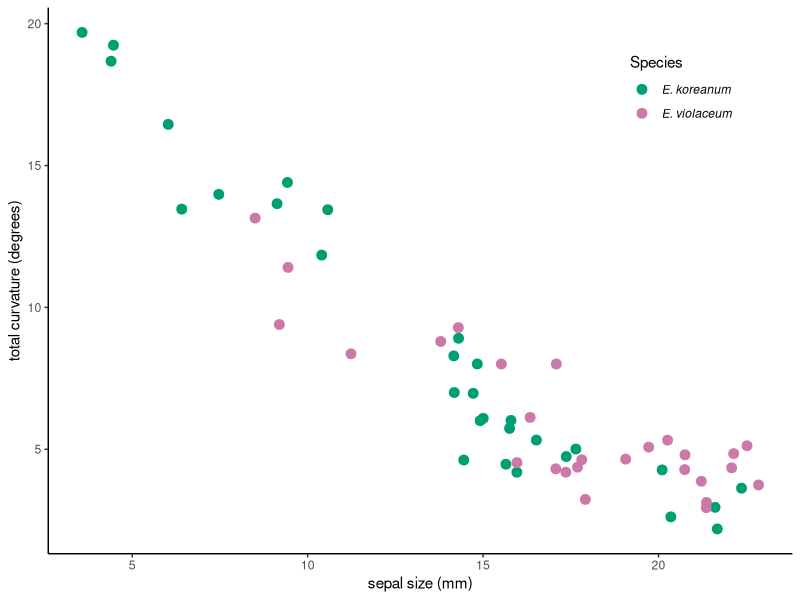
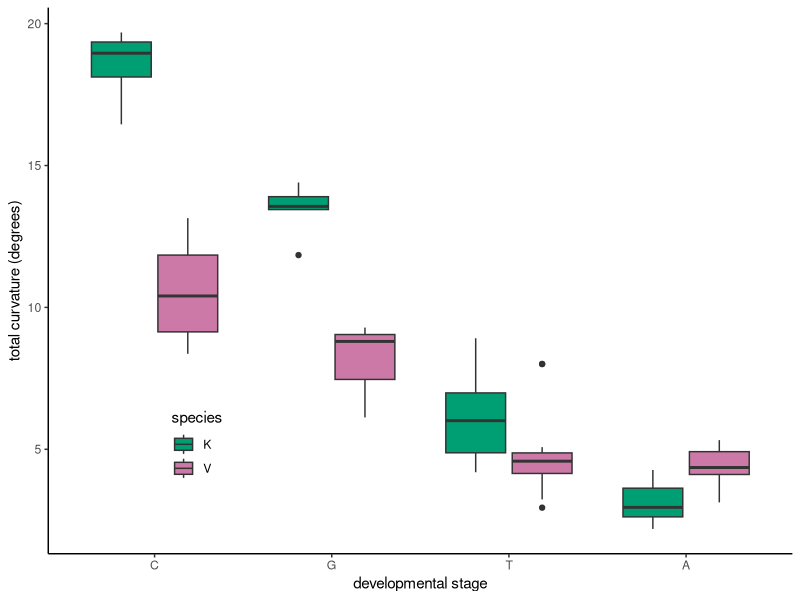
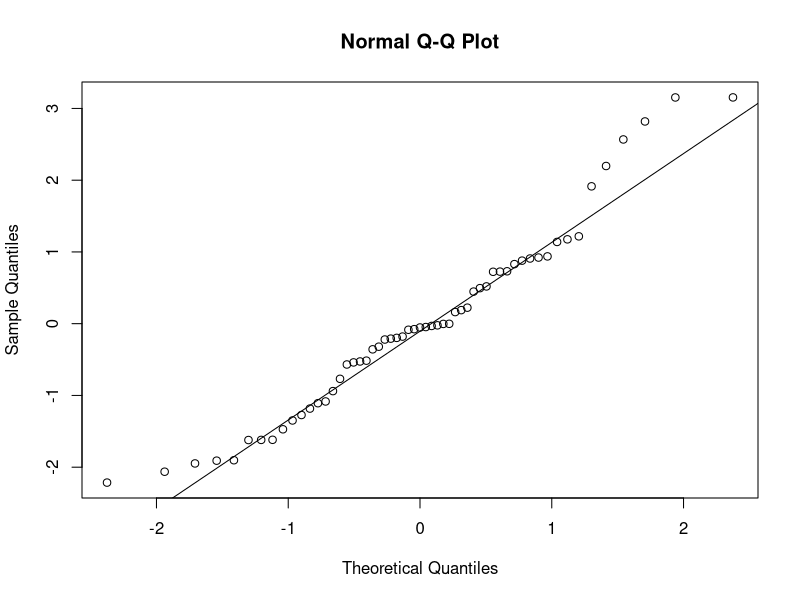

Here is the R script that generated these plots, in order:
library(emmeans)
library(here)
library(tidyverse)
here=here::here

# -----------------
# import data ####

# size data
# K_1_2_1 is missing because
# there is no curvature data
size_data<-
  read.csv(
  here("data/epimedium_curv_size_data_nogran.csv"), header=TRUE) %>% 
  tibble() %>% 
  rename(name = species_individual_panicle_flower)
  

# dorsal curvature data
curv_data <-
  read.csv(
  here("data/epimedium_adj_curvature_dorsal.csv"), header=TRUE) %>% 
  tibble() %>% 
  select(2:4) 

# check IDs
identical(size_data$name, curv_data$name)



# --------------------
# tidy data


# merge curvature and size data into one tibble
curv_size_data <-
  left_join(curv_data, size_data, by ='name') %>% 
  as_tibble() %>% 
  mutate(species = str_extract(name, "[A-Z]+")) %>%  # extacts uppercase letters from strings
  mutate(new_stage = case_when(
    stage == "E" ~ "C",
    stage == "G" ~ "G",
    stage == "ND" | stage == "F" | stage == "N" | stage == "O" ~ "T",
    stage == "P" | stage == "D" | stage == "A" ~ "A"))

# isolate numeric identifiers
csids <-
  curv_size_data %>% 
  mutate(identity = str_replace(name,  "[a-z]+", "")) %>% #removes alphabet and leaves identifiers 
  mutate(identity = str_replace(identity, substr(identity, 1, 1), ""))  #remove leading "_" from ID strings

# add identifiers to a list
ID_matrix <- str_split_fixed(csids$identity, "_", n=3) #matrix of IDs in SIPC format

# add individual identity
curv_size_data <-
  csids %>%
  mutate(spp_ind_ID = paste(ID_matrix[,2], species, sep=""))


# -------------------------
# plotting


# colours from http://www.cookbook-r.com/Graphs/Colors_(ggplot2)/ 
colour_ids <-
  c(replicate(30, "#E69F00"), #31 E. koreanum samples
    replicate(27, "#56B4E9")) #27 E. violaceum samples

# plot size vs curvature
ggplot(
  data=curv_size_data, 
  aes(x=arclength, y=total_curvature)) +
  geom_point(
    aes(colour=factor(species)), size=3) +
  labs(x = "sepal size (mm)", 
       y = "total curvature (degrees)",
       colour = "species") +
  scale_colour_manual(name= "Species", 
                      breaks = c("K", "V"), 
                      labels = c(expression(italic("E. koreanum")), 
                                 expression(italic("E. violaceum"))),
                      values = c("#009E73", "#CC79A7")) +
  theme_bw() + 
  theme(panel.border = element_blank(), 
        panel.grid.major = element_blank(),
        panel.grid.minor = element_blank(), 
        axis.line = element_line(colour = "black"), 
        legend.position=c(.85, .85))



# plot stage vs curvature

ggplot() +
  theme(panel.border = element_blank(),    # generally minimal theme
        panel.background = element_blank(),
        panel.grid.major = element_blank(),
        panel.grid.minor = element_blank(), 
        axis.line = element_line(colour = "black"), 
        legend.position=c(.2, .2)) +
  geom_boxplot(
    data=curv_size_data, 
    aes(y=total_curvature,
        x=factor(new_stage, levels=c("C", "G", "T", "A")),
        fill=species)) +
    labs(x = "developmental stage", 
       y = "total curvature (degrees)") +
    scale_fill_manual(values=c("#009E73", "#CC79A7")) + # fill boxplot colours
    scale_colour_manual(name= "Species", # legend
                    breaks = c("K", "V"), 
                    labels = c(expression(italic("E. koreanum")), 
                               expression(italic("E. violaceum"))))



# ---------------------------
# Fit model for K ~ stage

# random effect (individual) has variance (nearly) zero
# see ?isSingular for details
model3 <- 
  lmerTest::lmer(total_curvature ~ new_stage*species + (1|spp_ind_ID), data = curv_size_data)

qqnorm(resid(model3))
qqline(resid(model3))

# refit model without random effect (gives very similar results)
model4 <- lm(total_curvature ~ new_stage*species, data = curv_size_data)

# pairwise comparisons of means
tukey_results4 <-
  emmeans(model4, pairwise ~ new_stage*species, adjust = "tukey")

# save as data frame
tableS6 <- 
  tukey_results4$contrasts %>% 
  as.data.frame()

 write.csv(tableS6, file=(here("data/new_Table_S6.csv")))

# significant differences in curvature occur between A,K-G,V and A,K-G,K
# contrast   estimate        SE        df    t.ratio      p.value
# A,K - G,K -51.569812 11.192188 46.642733 -4.6076615 0.0007762599
# A,K - G,V -54.674546 14.510831 20.741669 -3.7678438 0.0209875129
